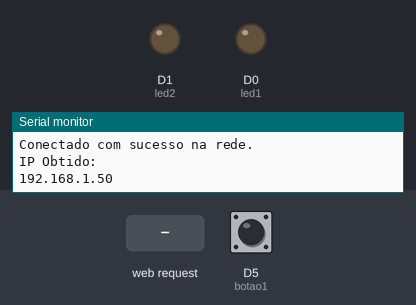
Recording of a sketch running on a simulated ESP8266 (NodeMCU). Shown: output pins drawn as LEDs (lit = HIGH), the last lines printed to the serial monitor. The test bench sets the inputs (shaded band); at power-on: D5 (botao1) HIGH. WiFi joins after 1.5 s; servers stay silent unless stated.

Above: at 3.2 s.
3.3 s: HTTP request GET /D0_on received
At 4.5 s:
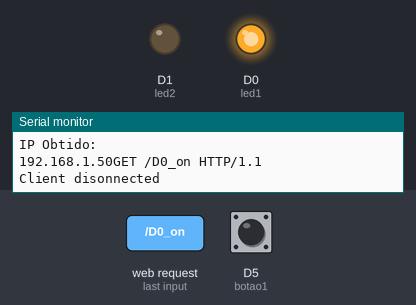
4.8 s: HTTP request GET /D1_on received
At 5.7 s:
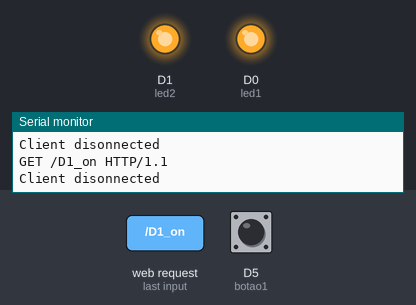
6.3 s: D5 (botao1) pulled LOW for 0.15 s
At 7.5 s:
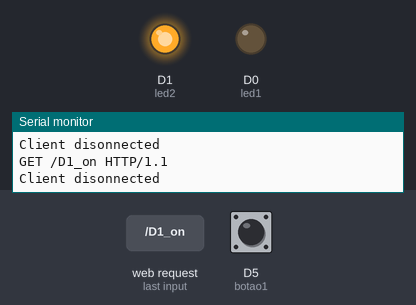
7.9 s: D5 (botao1) pulled LOW for 1 s
At 8.9 s:
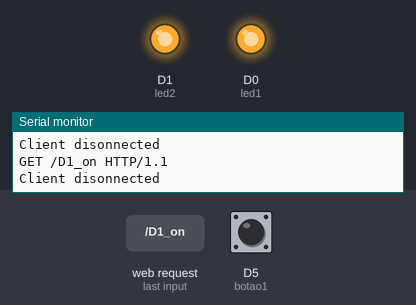
10.4 s: D5 (botao1) pulled LOW for 3.2 s
At 10.8 s:
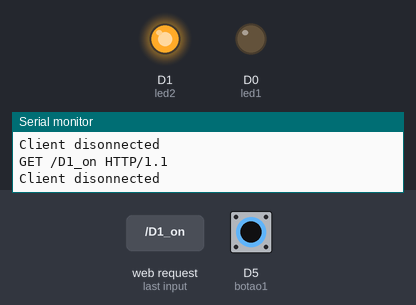
Timing chart, 0 to 13.4 s (numbered marks = the images above; inputs shaded):
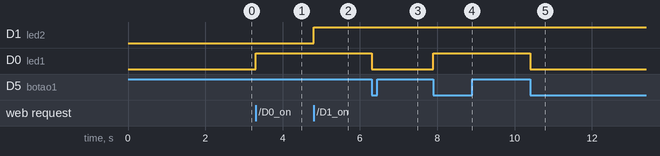

Measured:
- after the input at 3.3 s, D0 (led1): LOW → HIGH at once
- after the input at 4.8 s, D1 (led2): LOW → HIGH at once
- after the input at 6.3 s, D0 (led1): HIGH → LOW at once
- after the input at 7.9 s, D0 (led1): LOW → HIGH at once
- after the input at 10.4 s, D0 (led1): HIGH → LOW at once

The sketch:

NodeMCU_WEB_Server_Meu_Quarto.ino
```cpp
  /*
  Projeto original de Pedro Minatel.
  Retirado do site: http://pedrominatel.com.br/pt/arduino/web-server-com-esp8266-e-ide-arduino/
  */

  #include <ESP8266WiFi.h>

  const char* ssid = "ssid";
  const char* password = "password";

  IPAddress ip(192,168,0,175);
  IPAddress gateway(192,168,0,1);
  IPAddress subnet(255,255,255,0);

  WiFiServer server(80);

  #define led1 D0
  #define led2 D1

  #define botao1 D5

  int estado_ch1 = 0;

  void setup() {

  WiFi.begin(ssid, password);
  WiFi.config(ip, gateway, subnet);

  Serial.begin(9600);
  delay(10);

  // prepare GPIOs
  pinMode(led1, OUTPUT);
  digitalWrite(led1, 0);
  pinMode(led2, OUTPUT);
  digitalWrite(led2, 0);
  pinMode(botao1, INPUT_PULLUP);

  conectar();
  }

  void conectar() {
  Serial.println();
  Serial.println();
  Serial.print("Connectando a ");
  Serial.println(ssid);
  WiFi.begin(ssid, password);
  while (WiFi.status() != WL_CONNECTED) {
  delay(2000);
  Serial.print(".");
  Serial.println("");
  Serial.println("Conectado com sucesso na rede.");
  // Start the server
  server.begin();
  Serial.println("IP Obtido: ");
  Serial.print(WiFi.localIP());
  }}

  void Ligadesliga() {
  Canal_01:
  if(digitalRead(botao1)== 0 && estado_ch1 == 0)
  { digitalWrite(led1,!digitalRead(led1));
    delay(400);
    estado_ch1 = 1;}
  if(digitalRead(botao1) == 1 && estado_ch1 == 1)
  { delay(400);
    estado_ch1 = 0;}
  }

  void loop() {
  Ligadesliga();

  if (WiFi.status() != WL_CONNECTED) {conectar();}  // Caso wifi tenha caido conecta novamente
  WiFiClient client = server.available();
  // Volta ao loop aguardando nova conexao do cliente.
  if (!client) {
    return;
  }

  String req = client.readStringUntil('\r');
  Serial.println(req);
  client.flush();

  String buf = "";

  buf += "HTTP/1.1 200 OK\r\nContent-Type: text/html\r\n\r\n<!DOCTYPE HTML>\r\n<html>\r\n";
  buf += "<html lang=\"pt\"><head><meta name=\"viewport\" content=\"width=device-width, initial-scale=1, user-scalable=no\"/>\r\n";
  buf += "<link rel='icon' type='image/png' href='https://icon-icons.com/icons2/474/PNG/512/light-bulb_46866.png'/>";
  buf += "<body style=background-color:#000000>";
  buf += "<title>CONTROLE ILUMINACAO</title>";
  buf += "<h1><font color=#0000FF> CONTROLE ILUMINACAO</h1></font>";
  buf += "<font color=#FFFFFF>";
  buf += "<style>.c{text-align: center;} div,input{padding:5px;font-size:1em;} input{width:80%;} body{text-align: center;font-family:verdana;} button{border:0;border-radius:0.3rem;background-color:#FFA500;color:#FFFFF;line-height:2.4rem;font-size:1.2rem;width:49%;} .q{float: right;width: 64px;text-align: right;}</style>";
  buf += "<p><h3>LAMPADA QUARTO</h3></p> <a href=\"?function=D0_on\"><button>LIGA</button></a> <a href=\"?function=D0_off\"><button>DESLIGA</button></a></p>";
  buf += "<p><h3>CANAL 02</h3></p> <a href=\"?function=D1_on\"><button>LIGA</button></a> <a href=\"?function=D1_off\"><button>DESLIGA</button></a></p>";

  client.print(buf);
  delay(10);
  client.flush();

  if (req.indexOf("D0_on") != -1)
    digitalWrite(led1, 1);
  else if (req.indexOf("D0_off") != -1)
    digitalWrite(led1, 0);
  else if (req.indexOf("D1_on") != -1)
    digitalWrite(D1, 1);
  else if (req.indexOf("D1_off") != -1)
    digitalWrite(D1, 0);
  else {
    Serial.println("invalid request");
    client.stop();
  }
  Serial.println("Client disonnected");
  }
```
